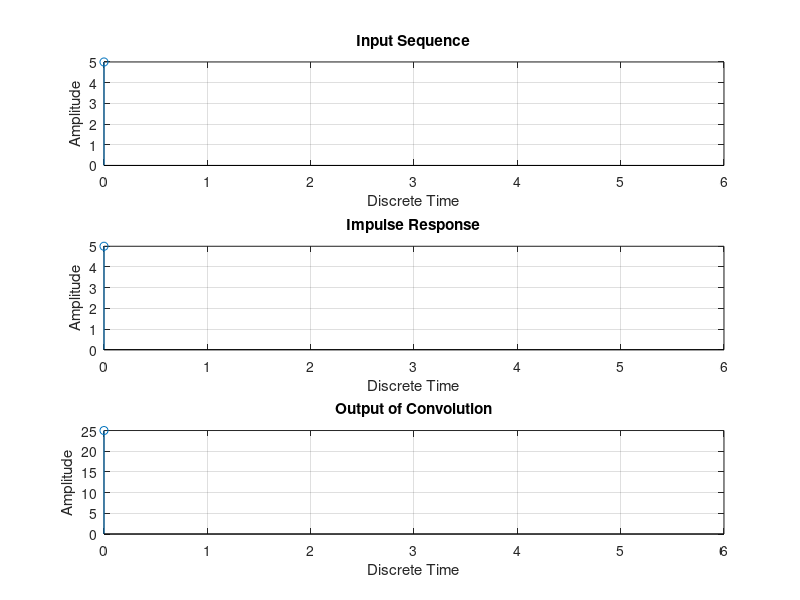

Write the MATLAB code that produced this figure.
%Read the input signals
x=input('Enter the input sequence')
h=input('Enter the impulse response')

lx=length(x)
lh=length(h)
ly=lx+lh-1  % Length of the output sequence

%Linear Convolution 
for n = 0:ly-1
    y(n+1) = 0
    for k=0:lx-1
        if((n-k)>=0 & (n-k)<lh)
            y(n+1) = y(n+1)+ x(k+1)*h(n-k+1)
        end
    end
end
   
%To verify the output using inbuilt command
y1=conv(x,h) %y1 should be equal to y

%Sketching the signals
n=0:lx-1
subplot(3,1,1)
stem(n,x)
xlim([0,6])
grid on
xlabel('Discrete Time')
ylabel('Amplitude')
title('Input Sequence')

n=0:lh-1
subplot(3,1,2)
stem(n,h)
xlim([0,6])
grid on
xlabel('Discrete Time')
ylabel('Amplitude')
title('Impulse Response')

n=0:ly-1
subplot(3,1,3)
stem(n,y)
xlim([0,6])
grid on
xlabel('Discrete Time')
ylabel('Amplitude')
title('Output of Convolution')
